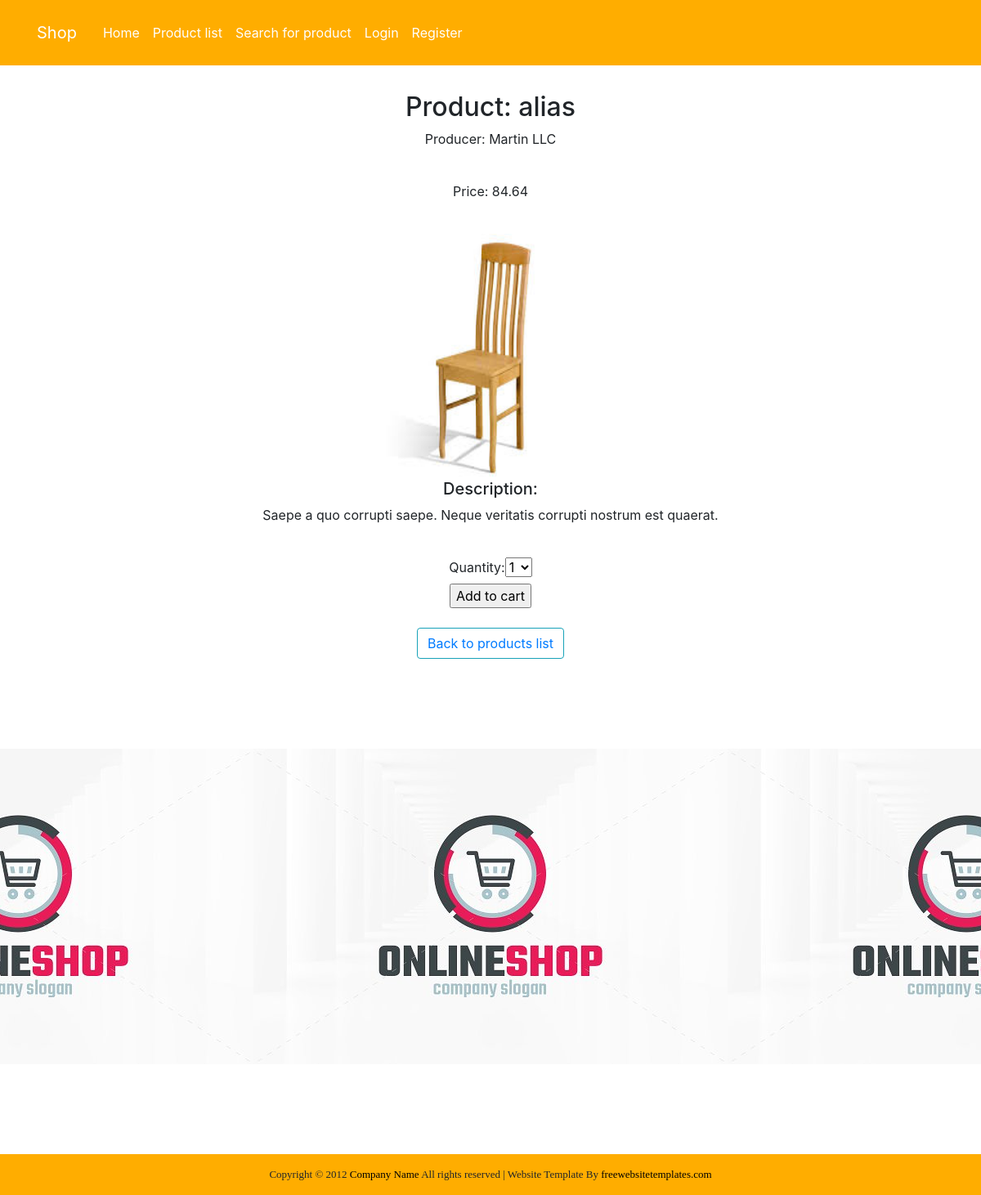
The page /product/6/ on the database its author committed.
### Shop/models.py (models this page shows, shortened)
class Product(models.Model):
    name = models.TextField(max_length=100)
    producer = models.TextField(max_length=100)
    description = models.TextField()
    price = models.DecimalField(max_digits=10, decimal_places=2)
    image = models.ImageField(upload_to='static/', blank=True)
    image_thumbnail = ImageSpecField(source='image',
                                     processors=[ResizeToFill(50, 50)],
                                     format='JPEG',
                                     options={'quality': 60})

### Shop/views.py (the view)
# urls.py: url(r'^product/(?P<product_id>[0-9]+)/$', ProductInfoView.as_view(), name='product_info'),
class ProductInfoView(View):
    template_name = 'products/product_info.html'
    form_class = CartAddProductForm
    def get(self, request, product_id):
        product = Product.objects.get(id=product_id)
        form = self.form_class
        return render(request, self.template_name, {'product': product, 'form': form})

### templates/products/product_info.html (shortened to what this page needs)
{% extends "base.html" %}
{% load crispy_forms_tags %}
{% block content %}
    <center>
<h2>Product: {{ product.name }}</h2>
    <p>Producer: {{ product.producer }}</p><br>
    <p>Price: {{ product.price }}</p><br>
    {% if product.image %}
        <img width="300" height="300" src="{{ product.image.url }}">
    {% endif %}
    <article class="media content-section">
        <div class="media-body">
         <h5>Description:</h5>
            <p>{{ product.description }}</p><br>
        </div>
    </article>
        <form action="{% url 'Shop:cart_add' product.id %}" method="post">
        {{ form }} <br>
        <input type="submit" value="Add to cart">
    </form>
    <br>
        <button class="btn btn-outline-info" type="submit"><a href="{% url 'Shop:products_list' %}">Back to products list</a></button>
    </center>
{% endblock content %}

### rows shown on the page
Product: name "alias", producer "Martin LLC", price "84.64", image (picture), description "Saepe a quo corrupti saepe. Neque veritatis corrupti nostrum est quaerat."
